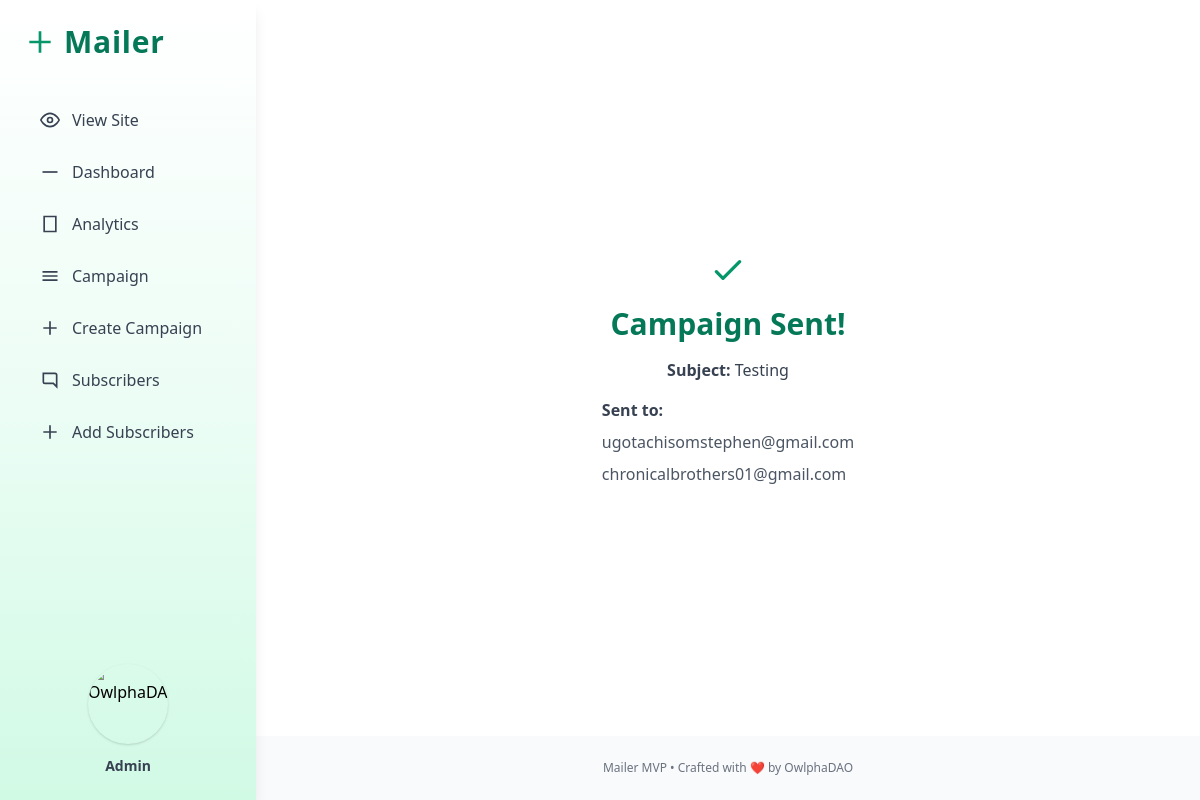
/campaign/send/2/, run on the app's committed database.
### MailApp/models.py (models this page shows, shortened)
class Campaign(models.Model):
    subject = models.CharField(max_length=255)
    body = models.TextField()
    created_at = models.DateTimeField(auto_now_add=True)

class Subscriber(models.Model):
    email = models.EmailField(unique=True)
    date_subscribed = models.DateTimeField(auto_now_add=True)

### MailApp/views.py (the view)
# urls.py: path('campaign/send/<int:campaign_id>/', views.send_campaign, name='send_campaign'),
def send_campaign(request, campaign_id):
    campaign = get_object_or_404(Campaign, id=campaign_id)
    subscribers = Subscriber.objects.all()
    emails = [s.email for s in subscribers]
    send_mail(
        subject=campaign.subject,
        message=campaign.body,
        from_email=settings.DEFAULT_FROM_EMAIL,
        recipient_list=emails,
        fail_silently=False,
    )
    context = {
        'campaign': campaign,
        'emails': emails,
        'title': 'Campaign Successfully Sent | Mailer'
    }
    return render(request, 'pages/send_success.html', context)

### MailApp/templates/pages/send_success.html (shortened to what this page needs)
{% load static %}
<!DOCTYPE html>
<html lang="en">
    <head>
        <link rel = 'stylesheet' href='https://unpkg.com/boxicons@2.1.4/css/boxicons.min.css'>
        <link rel = 'stylesheet' href='https://cdn.jsdelivr.net/npm/bootstrap-icons@1.11.3/font/bootstrap-icons.min.css'>
        <link href="https://cdn.jsdelivr.net/npm/tailwindcss@2.2.19/dist/tailwind.min.css" rel="stylesheet">
    </head>
  <body class="h-screen flex bg-gray-50">
        <aside class="h-screen w-64 bg-gradient-to-b from-white via-green-50 to-green-100 shadow-lg p-6 flex flex-col fixed left-0 top-0">
            <div class="flex items-center gap-2 mb-10">
                <svg class="w-8 h-8 text-green-600" fill="none" stroke="currentColor" stroke-width="2" viewBox="0 0 24 24">
                <path d="M12 4v16m8-8H4"></path>
                </svg>
                <h1 class="text-3xl font-bold text-green-700 tracking-wide">Mailer</h1>
            </div>
            <nav class="flex flex-col gap-3">
                <a href="/" class="flex items-center gap-3 px-4 py-2 rounded-md text-gray-700 font-medium hover:bg-green-100 hover:text-green-700 transition-colors">
                    <svg class="w-5 h-5" fill="none" stroke="currentColor" stroke-width="2" viewBox="0 0 24 24">
                        <path d="M1 12s4-8 11-8 11 8 11 8-4 8-11 8-11-8-11-8z"></path>
                        <circle cx="12" cy="12" r="3"></circle>
                    </svg>
                    View Site
                </a>
                <a href="{% url 'dashboard' %}" class="flex items-center gap-3 px-4 py-2 rounded-md text-gray-700 font-medium hover:bg-green-100 hover:text-green-700 transition-colors">
                    <svg class="w-5 h-5" fill="none" stroke="currentColor" stroke-width="2" viewBox="0 0 24 24">
                        <path d="M3 12h18"></path>
                    </svg>
                    Dashboard
                </a>
                <a href="#" class="flex items-center gap-3 px-4 py-2 rounded-md text-gray-700 font-medium hover:bg-green-100 hover:text-green-700 transition-colors">
                    <svg class="w-5 h-5" fill="none" stroke="currentColor" stroke-width="2" viewBox="0 0 24 24">
                        <path d="M5 3h14v18H5z"></path>
                    </svg>
                    Analytics
                </a>
                <a href="{% url 'campaign_list' %}" class="flex items-center gap-3 px-4 py-2 rounded-md text-gray-700 font-medium hover:bg-green-100 hover:text-green-700 transition-colors">
                    <svg class="w-5 h-5" fill="none" stroke="currentColor" stroke-width="2" viewBox="0 0 24 24">
                        <path d="M3 7h18M3 12h18M3 17h18"></path>
                    </svg>
                    Campaign
                </a>
                <a href="{% url 'create_campaign' %}" class="flex items-center gap-3 px-4 py-2 rounded-md text-gray-700 font-medium hover:bg-green-100 hover:text-green-700 transition-colors">
                    <svg class="w-5 h-5" fill="none" stroke="currentColor" stroke-width="2" viewBox="0 0 24 24">
                        <path d="M12 4v16m8-8H4"></path>
                    </svg>
                    Create Campaign
                </a>
                <a href="{% url 'subscriber_list' %}" class="flex items-center gap-3 px-4 py-2 rounded-md text-gray-700 font-medium hover:bg-green-100 hover:text-green-700 transition-colors">
                    <svg class="w-5 h-5" fill="none" stroke="currentColor" stroke-width="2" viewBox="0 0 24 24">
                        <path d="M16 4h2a2 2 0 0 1 2 2v14l-4-4H6a2 2 0 0 1-2-2V4h12z"></path>
                    </svg>
                    Subscribers
                </a>
                <a href="{% url 'admin_add_subscriber' %}" class="flex items-center gap-3 px-4 py-2 rounded-md text-gray-700 font-medium hover:bg-green-100 hover:text-green-700 transition-colors">
                    <svg class="w-5 h-5" fill="none" stroke="currentColor" stroke-width="2" viewBox="0 0 24 24">
                        <path d="M12 4v16m8-8H4"></path>
                    </svg>
                    Add Subscribers
                </a>
            </nav>
            <div class="mt-auto flex flex-col items-center pt-10">
                <img src="https://media.licdn.com/dms/image/v2/D4D0BAQHUyn95gj3h1A/company-logo_200_200/company-logo_200_200/0/1708529125650?e=1756944000&v=beta&t=I1o-tPph7ojP9QZQuo7DZQyoFaOYWpSl2leumF_oxIk" alt="OwlphaDAO" class="w-20 h-20 object-contain rounded-full shadow">
                <p class="mt-3 text-sm font-semibold text-gray-700">Admin</p>
            </div>
        </aside>
        <main class="flex-1 ml-64 flex flex-col min-h-screen overflow-y-auto">
          <div class="flex items-center justify-center flex-grow">
            <div class="w-full h-full p-8 bg-white rounded-none shadow-none flex flex-col items-center justify-center">
              <svg class="w-10 h-10 text-green-600 mb-4" fill="none" stroke="currentColor" stroke-width="2" viewBox="0 0 24 24">
                <path stroke-linecap="round" stroke-linejoin="round" d="M5 13l4 4L19 7"></path>
              </svg>
              <h1 class="text-3xl font-bold text-green-700 mb-4">Campaign Sent!</h1>
              <div class="mb-4">
                <p class="text-gray-700 text-base"><span class="font-semibold">Subject:</span> {{ campaign.subject }}</p>
              </div>
              <div>
                <p class="text-gray-700 font-semibold mb-2">Sent to:</p>
                <div class="text-gray-600 space-y-2">
                  {% for email in emails %}
                    <p>{{ email }}</p>
                  {% endfor %}
                </div>
              </div>
            </div>
          </div>
          <p class="text-gray-500 text-xs text-center py-6">Mailer MVP • Crafted with ❤️ by OwlphaDAO</p>
        </main>
    </body>
</html>

### data on the page
Campaign: subject "Testing"
Subscriber: emails "ugotachisomstephen@gmail.com"
Subscriber: emails "chronicalbrothers01@gmail.com"
